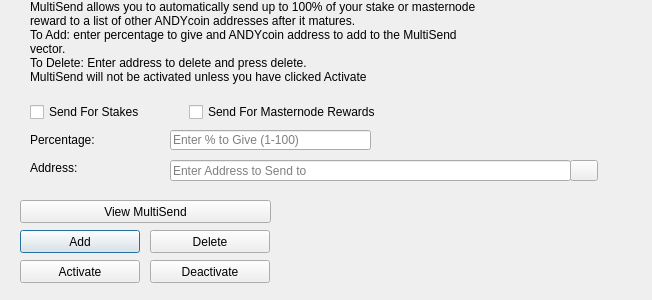
<?xml version="1.0" encoding="UTF-8"?>
<ui version="4.0">
 <class>MultiSendDialog</class>
 <widget class="QDialog" name="MultiSendDialog">
  <property name="windowModality">
   <enum>Qt::NonModal</enum>
  </property>
  <property name="geometry">
   <rect>
    <x>0</x>
    <y>0</y>
    <width>652</width>
    <height>300</height>
   </rect>
  </property>
  <property name="windowTitle">
   <string>MultiSend</string>
  </property>
  <widget class="QLineEdit" name="multiSendPercentEdit">
   <property name="geometry">
    <rect>
     <x>170</x>
     <y>130</y>
     <width>201</width>
     <height>20</height>
    </rect>
   </property>
   <property name="toolTip">
    <string>Enter whole numbers 1 - 100</string>
   </property>
   <property name="placeholderText">
    <string>Enter % to Give (1-100)</string>
   </property>
  </widget>
  <widget class="QLineEdit" name="multiSendAddressEdit">
   <property name="geometry">
    <rect>
     <x>170</x>
     <y>160</y>
     <width>401</width>
     <height>21</height>
    </rect>
   </property>
   <property name="toolTip">
    <string/>
   </property>
   <property name="placeholderText">
    <string>Enter Address to Send to</string>
   </property>
  </widget>
  <widget class="QLabel" name="label_2">
   <property name="geometry">
    <rect>
     <x>30</x>
     <y>0</y>
     <width>451</width>
     <height>121</height>
    </rect>
   </property>
   <property name="lineWidth">
    <number>1</number>
   </property>
   <property name="text">
    <string>MultiSend allows you to automatically send up to 100% of your stake or masternode reward to a list of other ANDYcoin addresses after it matures.
To Add: enter percentage to give and ANDYcoin address to add to the MultiSend vector.
To Delete: Enter address to delete and press delete.
MultiSend will not be activated unless you have clicked Activate</string>
   </property>
   <property name="alignment">
    <set>Qt::AlignLeading|Qt::AlignLeft|Qt::AlignTop</set>
   </property>
   <property name="wordWrap">
    <bool>true</bool>
   </property>
  </widget>
  <widget class="QLabel" name="message">
   <property name="geometry">
    <rect>
     <x>290</x>
     <y>200</y>
     <width>351</width>
     <height>91</height>
    </rect>
   </property>
   <property name="text">
    <string/>
   </property>
  </widget>
  <widget class="QPushButton" name="addButton">
   <property name="geometry">
    <rect>
     <x>20</x>
     <y>230</y>
     <width>120</width>
     <height>23</height>
    </rect>
   </property>
   <property name="toolTip">
    <string/>
   </property>
   <property name="statusTip">
    <string>Add to MultiSend Vector</string>
   </property>
   <property name="text">
    <string>Add</string>
   </property>
  </widget>
  <widget class="QPushButton" name="disableButton">
   <property name="geometry">
    <rect>
     <x>150</x>
     <y>260</y>
     <width>120</width>
     <height>23</height>
    </rect>
   </property>
   <property name="statusTip">
    <string>Deactivate MultiSend</string>
   </property>
   <property name="text">
    <string>Deactivate</string>
   </property>
  </widget>
  <widget class="QPushButton" name="addressBookButton">
   <property name="geometry">
    <rect>
     <x>570</x>
     <y>160</y>
     <width>28</width>
     <height>21</height>
    </rect>
   </property>
   <property name="toolTip">
    <string>Choose an address from the address book</string>
   </property>
   <property name="text">
    <string/>
   </property>
   <property name="icon">
    <iconset resource="../ANDYcoin.qrc">
     <normaloff>:/icons/address-book</normaloff>:/icons/address-book</iconset>
   </property>
   <property name="shortcut">
    <string>Alt+A</string>
   </property>
   <property name="autoDefault">
    <bool>false</bool>
   </property>
  </widget>
  <widget class="QLabel" name="label">
   <property name="geometry">
    <rect>
     <x>30</x>
     <y>130</y>
     <width>121</width>
     <height>20</height>
    </rect>
   </property>
   <property name="toolTip">
    <string>Percentage of stake to send</string>
   </property>
   <property name="text">
    <string>Percentage:</string>
   </property>
  </widget>
  <widget class="QLabel" name="label_5">
   <property name="geometry">
    <rect>
     <x>30</x>
     <y>160</y>
     <width>111</width>
     <height>16</height>
    </rect>
   </property>
   <property name="toolTip">
    <string>Address to send portion of stake to</string>
   </property>
   <property name="text">
    <string>Address:</string>
   </property>
  </widget>
  <widget class="QPushButton" name="deleteButton">
   <property name="geometry">
    <rect>
     <x>150</x>
     <y>230</y>
     <width>120</width>
     <height>23</height>
    </rect>
   </property>
   <property name="toolTip">
    <string/>
   </property>
   <property name="statusTip">
    <string>Delete Address From MultiSend Vector</string>
   </property>
   <property name="text">
    <string>Delete</string>
   </property>
  </widget>
  <widget class="QPushButton" name="activateButton">
   <property name="geometry">
    <rect>
     <x>20</x>
     <y>260</y>
     <width>120</width>
     <height>23</height>
    </rect>
   </property>
   <property name="statusTip">
    <string>Activate MultiSend</string>
   </property>
   <property name="text">
    <string>Activate</string>
   </property>
  </widget>
  <widget class="QPushButton" name="viewButton">
   <property name="geometry">
    <rect>
     <x>20</x>
     <y>200</y>
     <width>251</width>
     <height>23</height>
    </rect>
   </property>
   <property name="toolTip">
    <string/>
   </property>
   <property name="statusTip">
    <string>View MultiSend Vector</string>
   </property>
   <property name="text">
    <string>View MultiSend</string>
   </property>
  </widget>
  <widget class="QWidget" name="horizontalLayoutWidget">
   <property name="geometry">
    <rect>
     <x>30</x>
     <y>100</y>
     <width>351</width>
     <height>24</height>
    </rect>
   </property>
   <layout class="QHBoxLayout" name="horizontalLayout">
    <item>
     <widget class="QCheckBox" name="multiSendStakeCheckBox">
      <property name="text">
       <string>Send For Stakes</string>
      </property>
     </widget>
    </item>
    <item>
     <widget class="QCheckBox" name="multiSendMasternodeCheckBox">
      <property name="text">
       <string>Send For Masternode Rewards</string>
      </property>
     </widget>
    </item>
   </layout>
  </widget>
 </widget>
 <resources>
  <include location="../ANDYcoin.qrc"/>
 </resources>
 <connections/>
</ui>
